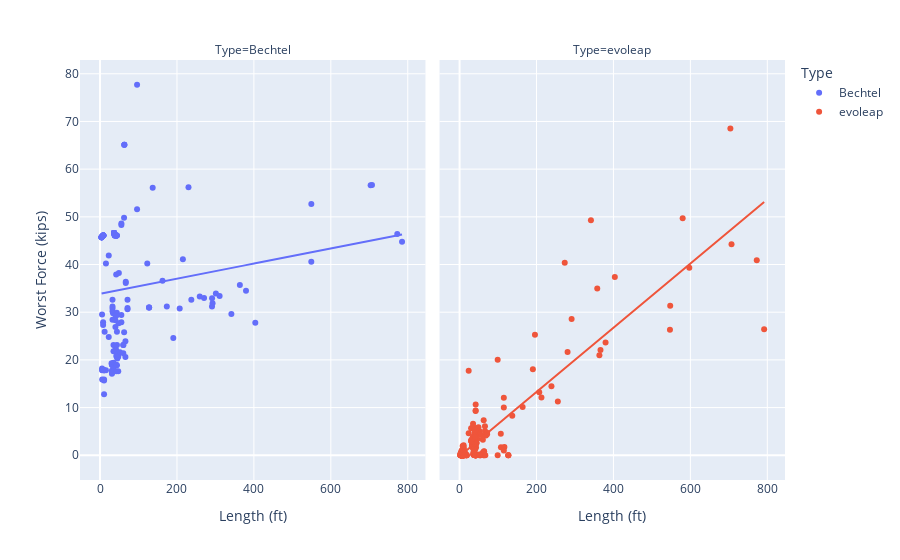

Here is the notebook cell this chart was saved with:
### Markdown cell above
Alternatively, we can plot these 2 plots separately

### Code cell
import plotly.express as px

df = combined_df
fig = px.scatter(df, x="Length (ft)", y="Worst Force (kips)", facet_col="Type", color="Type", trendline="ols")
fig.show()

results = px.get_trendline_results(fig)
print(results)

print(results.px_fit_results.iloc[0].summary())
print(results.px_fit_results.iloc[1].summary())

### Figure 1 — Plotly figure (JSON) as saved in the notebook; plotly's stock layout.template omitted (floating-point values rounded to 4 significant figures; data arrays with more than 128 entries replaced by an {"elided": "..."} marker saying what was removed)
{"data": [{"hovertemplate": "Type=Bechtel<br>Length (ft)=%{x}<br>Worst Force (kips)=%{y}<extra></extra>", "legendgroup": "Bechtel", "marker": {"color": "#636efa", "symbol": "circle"}, "mode": "markers", "name": "Bechtel", "orientation": "v", "showlegend": true, "type": "scatter", "x": {"elided": "156 float values"}, "xaxis": "x", "y": {"elided": "156 float values"}, "yaxis": "y"}, {"hovertemplate": "<b>OLS trendline</b><br>Worst Force (kips) = 0.015866 * Length (ft) + 33.8523<br>R<sup>2</sup>=0.032525<br><br>Type=Bechtel<br>Length (ft)=%{x}<br>Worst Force (kips)=%{y} <b>(trend)</b><extra></extra>", "legendgroup": "Bechtel", "marker": {"color": "#636efa", "symbol": "circle"}, "mode": "lines", "name": "Bechtel", "showlegend": false, "type": "scatter", "x": {"elided": "156 float values"}, "xaxis": "x", "y": {"elided": "156 float values"}, "yaxis": "y"}, {"hovertemplate": "Type=evoleap<br>Length (ft)=%{x}<br>Worst Force (kips)=%{y}<extra></extra>", "legendgroup": "evoleap", "marker": {"color": "#EF553B", "symbol": "circle"}, "mode": "markers", "name": "evoleap", "orientation": "v", "showlegend": true, "type": "scatter", "x": {"elided": "278 float values"}, "xaxis": "x2", "y": {"elided": "278 float values"}, "yaxis": "y2"}, {"hovertemplate": "<b>OLS trendline</b><br>Worst Force (kips) = 0.067307 * Length (ft) + -0.196642<br>R<sup>2</sup>=0.801920<br><br>Type=evoleap<br>Length (ft)=%{x}<br>Worst Force (kips)=%{y} <b>(trend)</b><extra></extra>", "legendgroup": "evoleap", "marker": {"color": "#EF553B", "symbol": "circle"}, "mode": "lines", "name": "evoleap", "showlegend": false, "type": "scatter", "x": {"elided": "278 float values"}, "xaxis": "x2", "y": {"elided": "278 float values"}, "yaxis": "y2"}], "layout": {"annotations": [{"font": {}, "showarrow": false, "text": "Type=Bechtel", "x": 0.245, "xanchor": "center", "xref": "paper", "y": 1, "yanchor": "bottom", "yref": "paper"}, {"font": {}, "showarrow": false, "text": "Type=evoleap", "x": 0.755, "xanchor": "center", "xref": "paper", "y": 1, "yanchor": "bottom", "yref": "paper"}], "legend": {"title": {"text": "Type"}, "tracegroupgap": 0}, "margin": {"t": 60}, "xaxis": {"anchor": "y", "domain": [0, 0.49], "title": {"text": "Length (ft)"}}, "xaxis2": {"anchor": "y2", "domain": [0.51, 1], "matches": "x", "title": {"text": "Length (ft)"}}, "yaxis": {"anchor": "x", "domain": [0, 1], "title": {"text": "Worst Force (kips)"}}, "yaxis2": {"anchor": "x2", "domain": [0, 1], "matches": "y", "showticklabels": false}}}
